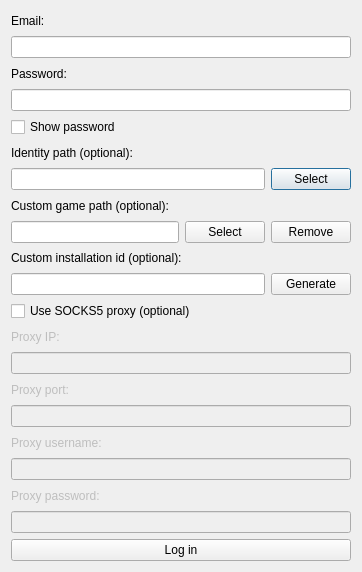
<?xml version="1.0" encoding="UTF-8"?>
<ui version="4.0">
 <class>AddAccountDialog</class>
 <widget class="QDialog" name="AddAccountDialog">
  <property name="geometry">
   <rect>
    <x>0</x>
    <y>0</y>
    <width>362</width>
    <height>572</height>
   </rect>
  </property>
  <property name="windowTitle">
   <string>Gameforge account</string>
  </property>
  <layout class="QVBoxLayout" name="verticalLayout">
   <item>
    <widget class="QLabel" name="label">
     <property name="text">
      <string>Email:</string>
     </property>
    </widget>
   </item>
   <item>
    <widget class="QLineEdit" name="emailLineEdit"/>
   </item>
   <item>
    <widget class="QLabel" name="label_2">
     <property name="text">
      <string>Password:</string>
     </property>
    </widget>
   </item>
   <item>
    <widget class="QLineEdit" name="passwordLineEdit">
     <property name="echoMode">
      <enum>QLineEdit::EchoMode::Password</enum>
     </property>
    </widget>
   </item>
   <item>
    <widget class="QCheckBox" name="showPasswordCheckBox">
     <property name="text">
      <string>Show password</string>
     </property>
    </widget>
   </item>
   <item>
    <widget class="QLabel" name="label_3">
     <property name="text">
      <string>Identity path (optional):</string>
     </property>
    </widget>
   </item>
   <item>
    <layout class="QHBoxLayout" name="horizontalLayout" stretch="1,0">
     <item>
      <widget class="QLineEdit" name="identityPathLineEdit">
       <property name="readOnly">
        <bool>true</bool>
       </property>
      </widget>
     </item>
     <item>
      <widget class="QPushButton" name="selectIdentityButton">
       <property name="text">
        <string>Select</string>
       </property>
      </widget>
     </item>
    </layout>
   </item>
   <item>
    <widget class="QLabel" name="label_4">
     <property name="text">
      <string>Custom game path (optional):</string>
     </property>
    </widget>
   </item>
   <item>
    <layout class="QHBoxLayout" name="horizontalLayout_2" stretch="1,0,0">
     <item>
      <widget class="QLineEdit" name="customGamePathLineEdit">
       <property name="readOnly">
        <bool>true</bool>
       </property>
      </widget>
     </item>
     <item>
      <widget class="QPushButton" name="selectCustomGamePathButton">
       <property name="text">
        <string>Select</string>
       </property>
      </widget>
     </item>
     <item>
      <widget class="QPushButton" name="removeCustomGamePathButton">
       <property name="text">
        <string>Remove</string>
       </property>
      </widget>
     </item>
    </layout>
   </item>
   <item>
    <widget class="QLabel" name="label_5">
     <property name="text">
      <string>Custom installation id (optional):</string>
     </property>
    </widget>
   </item>
   <item>
    <layout class="QHBoxLayout" name="horizontalLayout_3">
     <item>
      <widget class="QLineEdit" name="installationIdLineEdit"/>
     </item>
     <item>
      <widget class="QPushButton" name="installationIdButton">
       <property name="text">
        <string>Generate</string>
       </property>
      </widget>
     </item>
    </layout>
   </item>
   <item>
    <widget class="QCheckBox" name="proxyCheckBox">
     <property name="text">
      <string>Use SOCKS5 proxy (optional)</string>
     </property>
    </widget>
   </item>
   <item>
    <widget class="QLabel" name="proxyIpLabel">
     <property name="enabled">
      <bool>false</bool>
     </property>
     <property name="text">
      <string>Proxy IP:</string>
     </property>
    </widget>
   </item>
   <item>
    <widget class="QLineEdit" name="proxyIpLineEdit">
     <property name="enabled">
      <bool>false</bool>
     </property>
    </widget>
   </item>
   <item>
    <widget class="QLabel" name="socksPortLabel">
     <property name="enabled">
      <bool>false</bool>
     </property>
     <property name="text">
      <string>Proxy port:</string>
     </property>
    </widget>
   </item>
   <item>
    <widget class="QLineEdit" name="socksPortLineEdit">
     <property name="enabled">
      <bool>false</bool>
     </property>
    </widget>
   </item>
   <item>
    <widget class="QLabel" name="proxyUsernameLabel">
     <property name="enabled">
      <bool>false</bool>
     </property>
     <property name="text">
      <string>Proxy username:</string>
     </property>
    </widget>
   </item>
   <item>
    <widget class="QLineEdit" name="proxyUsernameLineEdit">
     <property name="enabled">
      <bool>false</bool>
     </property>
    </widget>
   </item>
   <item>
    <widget class="QLabel" name="proxyPasswordLabel">
     <property name="enabled">
      <bool>false</bool>
     </property>
     <property name="text">
      <string>Proxy password:</string>
     </property>
    </widget>
   </item>
   <item>
    <widget class="QLineEdit" name="proxyPasswordLineEdit">
     <property name="enabled">
      <bool>false</bool>
     </property>
    </widget>
   </item>
   <item>
    <widget class="QPushButton" name="loginButton">
     <property name="text">
      <string>Log in</string>
     </property>
    </widget>
   </item>
  </layout>
 </widget>
 <resources/>
 <connections/>
</ui>
